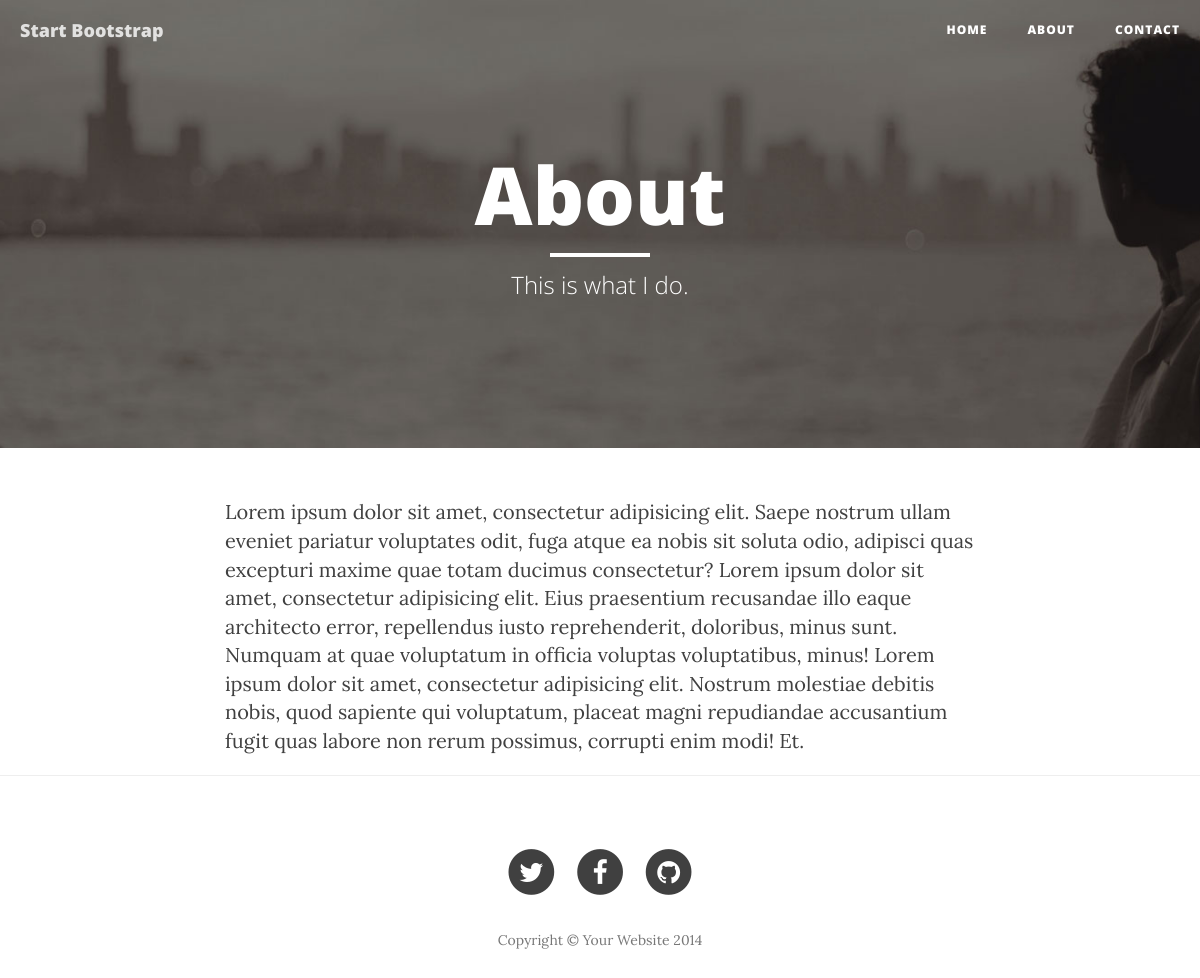
/about, run on the app's committed database.
### page/models.py (models this page shows, shortened)
class Page(m.Model):
	title = m.CharField(max_length = 100)
	slug = m.SlugField(unique = True)
	b_image = m.ImageField(upload_to='page_background', null=True, blank=True, verbose_name='Header Image')
	description = m.TextField(blank = True, null = True)
	sub_header = m.CharField(max_length = 100, blank = True, null = True)
	content = m.TextField(blank = True, null = True)
	status = m.BooleanField(default = True)
	created_at = m.DateTimeField(auto_now_add=True)
	updated_at = m.DateTimeField(auto_now=True)

### page/views.py (the view)
# urls.py: url(r'^(?P<slug>[\w-]+)$', views.page, name = 'page'),
def page(request, slug):
	page = get_object_or_404(Page, status=True, slug=slug)
	data = {'page': page}
	return render(request, 'inner.html', data)

### templates/inner.html (shortened to what this page needs)
{% extends 'base.html' %}
{% load staticfiles %}
{% block content %}
    <header class="intro-header" style="background-image: url('{% if page.b_image %} /media/{{ page.b_image }} {% else %} /static/assets/img/about-bg.jpg {% endif %}')">
        <div class="container">
            <div class="row">
                <div class="col-lg-8 col-lg-offset-2 col-md-10 col-md-offset-1">
                    <div class="page-heading">
                        <h1>{{ page.title }}</h1>
                        <hr class="small">
                        <span class="subheading">
                            {% if page.sub_header %}
                                {{ page.sub_header }}
                            {% endif %}
                        </span>
                    </div>
                </div>
            </div>
        </div>
    </header>
    <div class="container">
        <div class="row">
            <div class="col-lg-8 col-lg-offset-2 col-md-10 col-md-offset-1">
                {{ page.content }}
            </div>
        </div>
    </div>
{% endblock %}

### data on the page
Page: b_image (picture), title "About", sub_header "This is what I do.", content "Lorem ipsum dolor sit amet, consectetur adipisicing elit. Saepe nostrum ullam eveniet pariatur voluptates odit, fuga atque ea nobis sit soluta odio, adipisci quas excepturi maxime quae totam ducimus consectetur? Lorem ipsum dolor sit amet, consectetur adipisicing elit. Eius praesentium recusandae illo eaque architecto error, repellendus iusto reprehenderit, doloribus, minus sunt. Numquam at quae voluptatum in officia voluptas voluptatibus, minus! Lorem ipsum dolor sit amet, consectetur adipisicing elit. Nostrum molestiae debitis nobis, quod sapiente qui voluptatum, placeat magni repudiandae accusantium fugit quas labore non rerum possimus, corrupti enim modi! Et."
